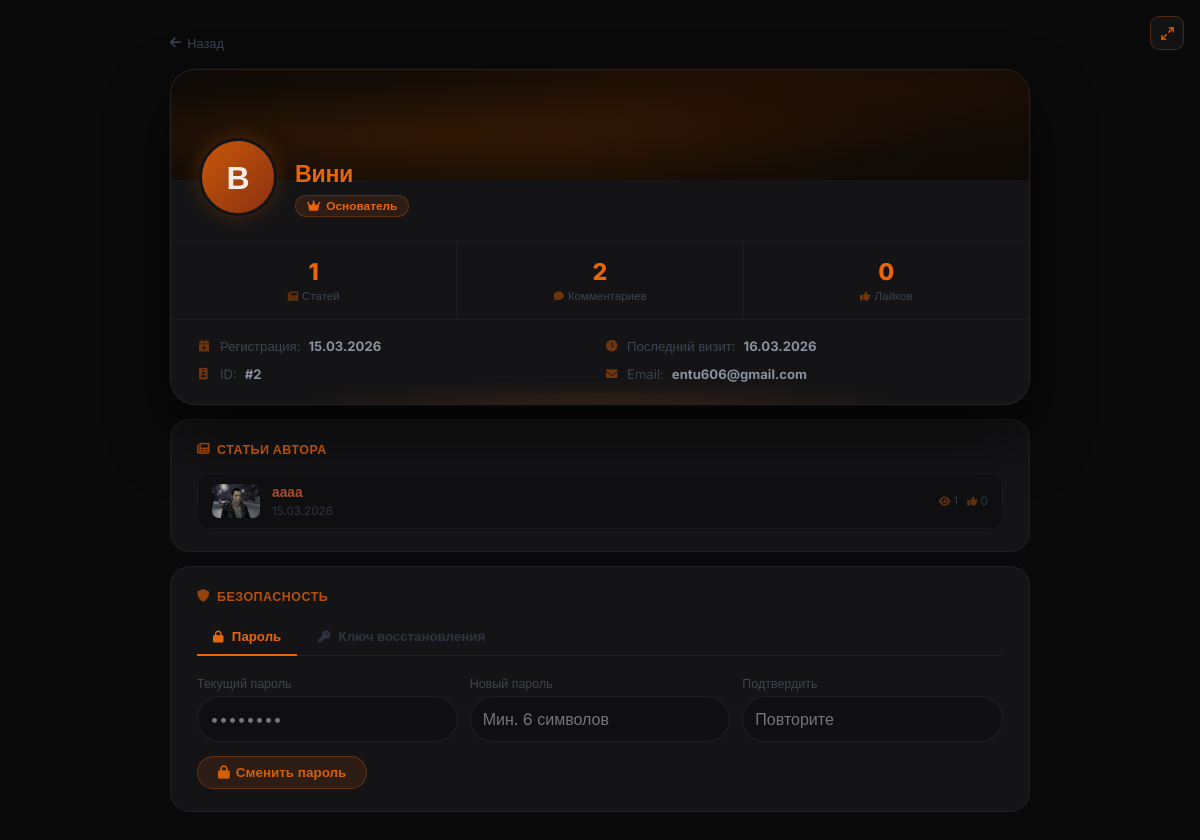
The page /profile/Вини (signed in) on the database as committed earlier.
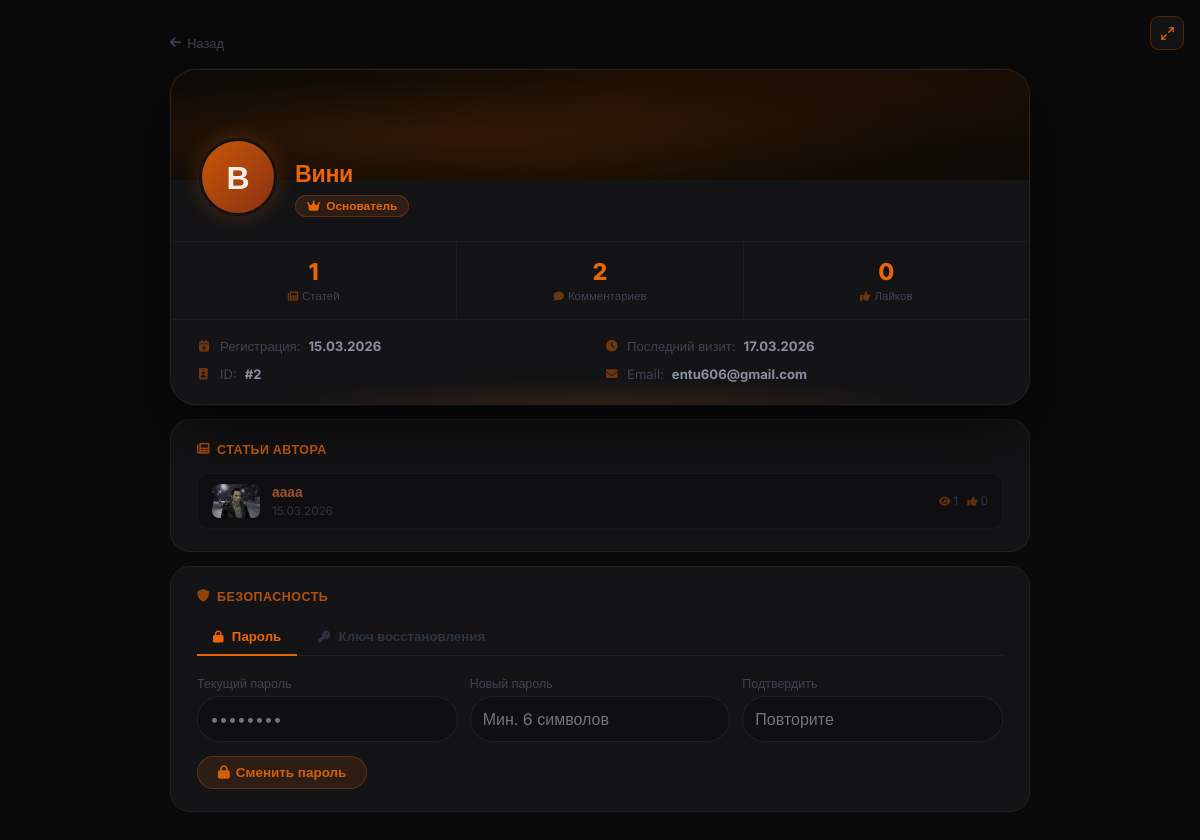
The same page on the database as committed later.
### models.py (models this page shows, shortened)
class User(db.Model, UserMixin):
    __tablename__ = 'users'
    id             = db.Column(db.Integer, primary_key=True)
    username       = db.Column(db.String(80),  unique=True, nullable=False)
    email          = db.Column(db.String(120), unique=True, nullable=False)
    password_hash  = db.Column(db.String(256), nullable=False)
    role           = db.Column(db.Integer, default=0)
    created_at     = db.Column(db.DateTime, default=datetime.utcnow)   # дата регистрации
    last_seen      = db.Column(db.DateTime, default=datetime.utcnow)
    banned_until   = db.Column(db.DateTime, nullable=True)
    ban_reason     = db.Column(db.String(500), nullable=True)
    banned_by_id   = db.Column(db.Integer, db.ForeignKey('users.id'), nullable=True)
    recovery_key   = db.Column(db.String(256), nullable=True)  # хеш секретного ключа восстановления
    avatar         = db.Column(db.String(300), nullable=True)   # путь к аватарке
    articles       = db.relationship('Article',  backref='author',     lazy='dynamic', foreign_keys='Article.author_id')
    comments       = db.relationship('Comment',  backref='author',     lazy='dynamic', foreign_keys='Comment.author_id')
    votes          = db.relationship('Vote',     backref='user',       lazy='dynamic')
    extra_pages    = db.relationship('ExtraPage', backref='author',    lazy='dynamic', foreign_keys='ExtraPage.author_id')
    comment_reactions = db.relationship('CommentReaction', backref='user', lazy='dynamic')
    def is_banned(self):
        if self.banned_until and self.banned_until > datetime.utcnow():
            return True
        return False

class Article(db.Model):
    __tablename__ = 'articles'
    id          = db.Column(db.Integer, primary_key=True)
    title       = db.Column(db.String(300), nullable=False)
    preview     = db.Column(db.Text, nullable=True)       # краткое описание
    content     = db.Column(db.Text, nullable=False)
    image       = db.Column(db.String(500), nullable=True)  # URL изображения (старый способ)
    image_file  = db.Column(db.String(300), nullable=True)  # имя файла загруженного изображения
    video_url   = db.Column(db.String(500), nullable=True)  # ссылка на YouTube
    video_file  = db.Column(db.String(300), nullable=True)  # загруженный видео-файл
    category    = db.Column(db.String(50), default='article')
    views       = db.Column(db.Integer, default=0)
    likes       = db.Column(db.Integer, default=0)
    dislikes    = db.Column(db.Integer, default=0)
    created_at  = db.Column(db.DateTime, default=datetime.utcnow)
    updated_at  = db.Column(db.DateTime, default=datetime.utcnow, onupdate=datetime.utcnow)
    author_id   = db.Column(db.Integer, db.ForeignKey('users.id'), nullable=False)
    game_id     = db.Column(db.Integer, db.ForeignKey('games.id'), nullable=True)
    comments    = db.relationship('Comment',      backref='article', lazy='dynamic',
                                  cascade='all, delete-orphan')
    votes       = db.relationship('Vote',         backref='article', lazy='dynamic',
                                  cascade='all, delete-orphan')
    extra_pages = db.relationship('ExtraPage',    backref='article', lazy='dynamic',
                                  cascade='all, delete-orphan')
    dropdown_items = db.relationship('DropdownItem', backref='article', lazy='dynamic',
                                     cascade='all, delete-orphan', order_by='DropdownItem.order')
    article_views  = db.relationship('ArticleView',  backref='article', lazy='dynamic',
                                     cascade='all, delete-orphan')
    def get_image_url(self):
        if self.image_file:
            return f'/static/uploads/{self.image_file}'
        if self.image:
            return self.image
        return None

### app.py (the view)
@app.route('/profile/<username>')
def profile(username):
    user = User.query.filter_by(username=username).first_or_404()
    return render_template('profile.html', user=user)

### app.py (called while the page is built)
@login_manager.user_loader
def load_user(user_id):
    return User.query.get(int(user_id))

@app.before_request
def update_last_seen():
    if current_user.is_authenticated:
        current_user.last_seen = datetime.utcnow()
        db.session.commit()

@app.after_request
def add_security_headers(response):
    response.headers['X-Content-Type-Options'] = 'nosniff'
    response.headers['X-Frame-Options']        = 'DENY'
    response.headers['X-XSS-Protection']       = '1; mode=block'
    response.headers.pop('Server', None)
    response.headers.pop('X-Powered-By', None)
    return response

### templates/profile.html (shortened to what this page needs)
{% extends "base.html" %}
{% block content %}
<div class="profile-outer">
<div class="profile-inner">
    <a onclick="history.length > 1 ? history.back() : window.location='{{ url_for('forum') }}'; return false;" href="{{ url_for('forum') }}" class="back-link">
        <i class="fas fa-arrow-left"></i> Назад
    </a>
    <div class="profile-main-card">
        <div class="profile-banner"></div>
        <div class="profile-info-row">
            <label class="profile-avatar" {% if user.id == current_user.id %}for="avatarFileQuick" title="Сменить аватарку"{% endif %}>
                {% if user.avatar %}
                    <img src="{{ user.avatar }}" alt="{{ user.username }}">
                {% else %}
                    {{ user.username[0] }}
                {% endif %}
            </label>
            <div class="profile-name-block">
                <div class="profile-username">{{ user.username }}</div>
                {% set role_names = {0: ('Участник', 'fas fa-user'), 1: ('Модератор', 'fas fa-shield-alt'), 2: ('Редактор', 'fas fa-pen'), 3: ('Ст. Модератор', 'fas fa-user-shield'), 4: ('Основатель', 'fas fa-crown')} %}
                {% set rname, ricon = role_names.get(user.role, ('Участник', 'fas fa-user')) %}
                <div class="role-badge role-{{ user.role }}"><i class="{{ ricon }}"></i> {{ rname }}</div>
            </div>
        </div>
        <div class="profile-stats">
            <div class="stat-box">
                <span class="stat-num">{{ user.articles.count() }}</span>
                <div class="stat-lbl"><i class="fas fa-newspaper"></i> Статей</div>
            </div>
            <div class="stat-box">
                <span class="stat-num">{{ user.comments.count() }}</span>
                <div class="stat-lbl"><i class="fas fa-comment"></i> Комментариев</div>
            </div>
            <div class="stat-box">
                <span class="stat-num">{% set tl = namespace(v=0) %}{% for art in user.articles %}{% set tl.v = tl.v + art.likes %}{% endfor %}{{ tl.v }}</span>
                <div class="stat-lbl"><i class="fas fa-thumbs-up"></i> Лайков</div>
            </div>
        </div>
        <div class="profile-details">
            <div class="detail-row"><i class="fas fa-calendar-plus"></i> Регистрация: <strong>{% if user.created_at %}{{ user.created_at.strftime('%d.%m.%Y') }}{% else %}—{% endif %}</strong></div>
            <div class="detail-row"><i class="fas fa-clock"></i> Последний визит: <strong>{% if user.last_seen %}{{ user.last_seen.strftime('%d.%m.%Y') }}{% else %}—{% endif %}</strong></div>
            <div class="detail-row"><i class="fas fa-id-badge"></i> ID: <strong>#{{ user.id }}</strong></div>
            {% if current_user.is_authenticated and (current_user.id == user.id or current_user.role >= 3) %}
            <div class="detail-row"><i class="fas fa-envelope"></i> Email: <strong>{{ user.email }}</strong></div>
            {% endif %}
        </div>
    </div>
    {% if user.articles.count() > 0 %}
    <div class="sub-card">
        <div class="sub-title"><i class="fas fa-newspaper"></i> Статьи автора</div>
        {% for art in user.articles.limit(10) %}
        <a href="{{ url_for('article', article_id=art.id) }}" class="art-item">
            {% if art.get_image_url() %}
                <img src="{{ art.get_image_url() }}" class="art-thumb" alt="">
            {% else %}
                <div class="art-thumb-ph"><i class="fas fa-image" style="font-size:0.85rem;"></i></div>
            {% endif %}
            <div style="flex:1; min-width:0; position:relative; z-index:1;">
                <div class="art-title-text">{{ art.title }}</div>
                <div class="art-date">{{ art.created_at.strftime('%d.%m.%Y') }}</div>
            </div>
            <div class="art-stats" style="position:relative; z-index:1;">
                <span><i class="fas fa-eye"></i> {{ art.views }}</span>
                <span><i class="fas fa-thumbs-up"></i> {{ art.likes }}</span>
            </div>
        </a>
        {% endfor %}
    </div>
    {% endif %}
    {% if current_user.is_authenticated and current_user.id == user.id %}
    <div class="sub-card">
        <div class="sub-title"><i class="fas fa-shield-alt"></i> Безопасность</div>
        <div class="sec-tabs">
            <div class="sec-tab active" onclick="switchTab('panel-pw', this)"><i class="fas fa-lock" style="margin-right:5px;font-size:0.75rem;"></i> Пароль</div>
            <div class="sec-tab" onclick="switchTab('panel-key', this)"><i class="fas fa-key" style="margin-right:5px;font-size:0.75rem;"></i> Ключ восстановления</div>
        </div>
        <div class="sec-panel active" id="panel-pw">
            <form method="POST" action="{{ url_for('change_password') }}">
                <div style="display:grid; grid-template-columns:1fr 1fr 1fr; gap:12px; margin-bottom:14px;">
                    <div><label class="settings-label">Текущий пароль</label><input type="password" name="current_password" class="settings-input" required placeholder="••••••••"></div>
                    <div><label class="settings-label">Новый пароль</label><input type="password" name="new_password" class="settings-input" required placeholder="Мин. 6 символов"></div>
                    <div><label class="settings-label">Подтвердить</label><input type="password" name="confirm_password" class="settings-input" required placeholder="Повторите"></div>
                </div>
                <button type="submit" class="settings-submit"><i class="fas fa-lock"></i> Сменить пароль</button>
            </form>
        </div>
    {% endif %}
</div>
</div>
{% endblock %}

### templates/base.html (shortened to what this page needs)
<!DOCTYPE html>
<html lang="ru">
<head>
    <link rel="stylesheet" href="https://cdnjs.cloudflare.com/ajax/libs/font-awesome/6.0.0-beta3/css/all.min.css">
</head>
<body class="{% block body_class %}{% endblock %}">
<button id="_fs_btn" title="Полный экран" onclick="_fsToggle()">
    <svg id="_fs_icon" viewBox="0 0 24 24">
        <polyline points="15 3 21 3 21 9"/><polyline points="9 21 3 21 3 15"/>
        <line x1="21" y1="3" x2="14" y2="10"/><line x1="3" y1="21" x2="10" y2="14"/>
    </svg>
</button>
    <div class="container">
        {% block content %}{% endblock %}
    </div>
</body>
</html>

### templates/base.html (style rules this page uses)
* { margin:0; padding:0; box-sizing:border-box; }
body { background:#0a0a0b; color:#f0f0f0; font-family:'Inter',sans-serif; min-height:100vh; display:flex; justify-content:center; align-items:center; padding:20px; }
.container { max-width:800px; width:100%; background:#141416; border-radius:48px; padding:48px; box-shadow:0 0 0 1px rgba(232,101,10,0.06), 0 25px 50px rgba(0,0,0,0.7); border:1px solid rgba(255,255,255,0.06); }
label { display:block; margin-bottom:5px; color:#aaa; }
input[type="text"], input[type="email"], input[type="password"], select { width:100%; padding:12px; background:#0f0f11; border:1px solid rgba(255,255,255,0.07); border-radius:30px; color:#fff; font-size:1rem; }
#_fs_btn { position: fixed; top: 16px; right: 16px; z-index: 9000; width: 34px; height: 34px; background: rgba(255,255,255,0.04); border: 1px solid rgba(232,101,10,0.28); border-radius: 9px; color: #e8650a; cursor: pointer; display: flex; align-items: center; justify-content: center; transition: all 0.18s ease; backdrop-filter: blur(6px); }
#_fs_btn svg { width: 15px; height: 15px; stroke: currentColor; fill: none; stroke-width: 2; stroke-linecap: round; stroke-linejoin: round; }

Rows that differ between the two databases and show on the page:
changed User "Вини": last_seen "16.03.2026" → "17.03.2026"
